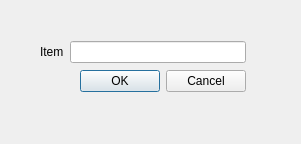
<?xml version="1.0" encoding="UTF-8"?>
<ui version="4.0">
 <class>Dialog</class>
 <widget class="QDialog" name="Dialog">
  <property name="geometry">
   <rect>
    <x>0</x>
    <y>0</y>
    <width>301</width>
    <height>144</height>
   </rect>
  </property>
  <property name="windowTitle">
   <string>Dialog</string>
  </property>
  <widget class="QWidget" name="">
   <property name="geometry">
    <rect>
     <x>40</x>
     <y>40</y>
     <width>206</width>
     <height>55</height>
    </rect>
   </property>
   <layout class="QVBoxLayout" name="verticalLayout">
    <item>
     <layout class="QHBoxLayout" name="horizontalLayout_2">
      <item>
       <widget class="QLabel" name="label">
        <property name="text">
         <string>Item</string>
        </property>
       </widget>
      </item>
      <item>
       <widget class="QLineEdit" name="lineEdit"/>
      </item>
     </layout>
    </item>
    <item>
     <layout class="QHBoxLayout" name="horizontalLayout">
      <item>
       <spacer name="horizontalSpacer">
        <property name="orientation">
         <enum>Qt::Horizontal</enum>
        </property>
        <property name="sizeHint" stdset="0">
         <size>
          <width>40</width>
          <height>20</height>
         </size>
        </property>
       </spacer>
      </item>
      <item>
       <widget class="QDialogButtonBox" name="buttonBox">
        <property name="standardButtons">
         <set>QDialogButtonBox::Cancel|QDialogButtonBox::Ok</set>
        </property>
       </widget>
      </item>
     </layout>
    </item>
   </layout>
  </widget>
 </widget>
 <resources/>
 <connections/>
</ui>
